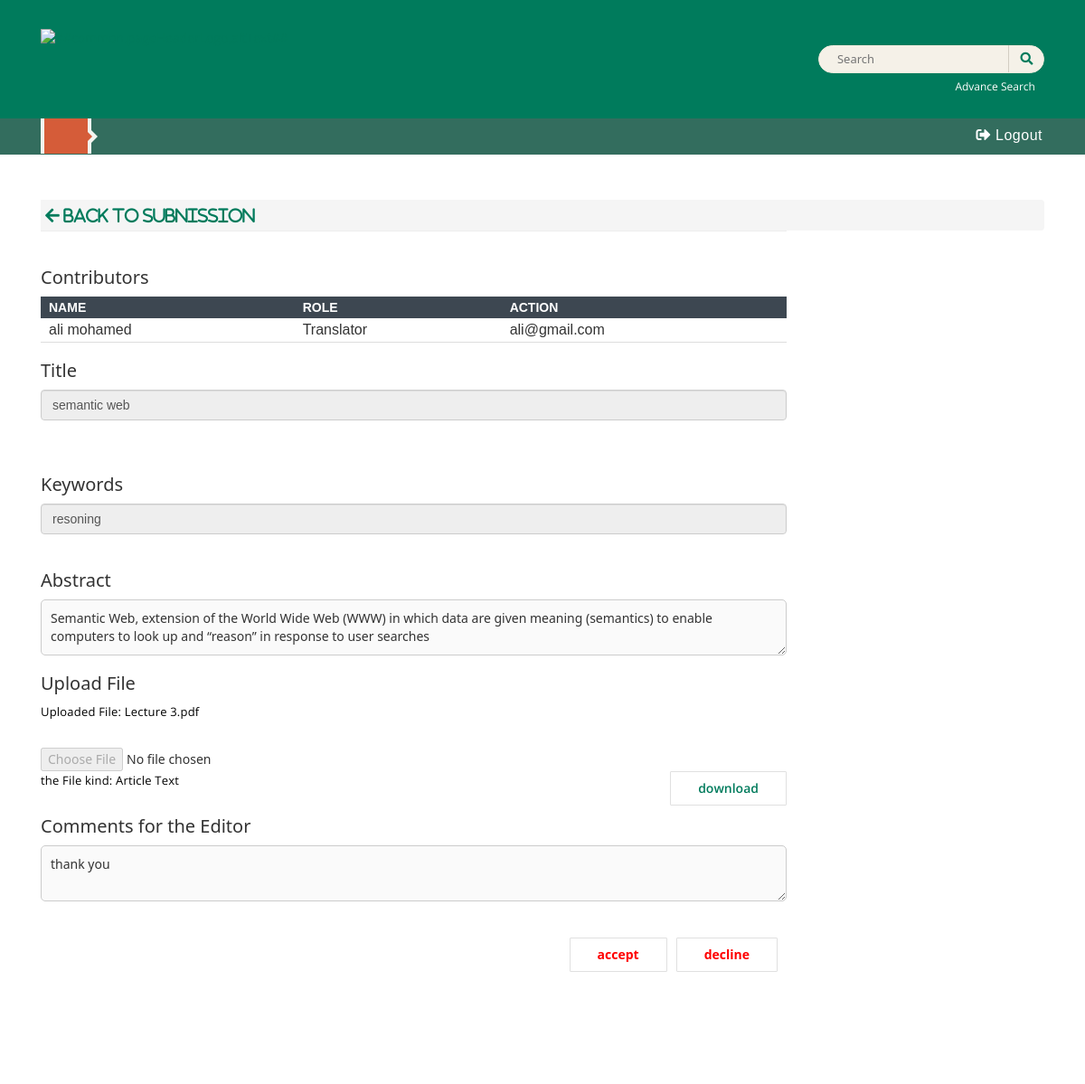
Screenshot of /Admin_view_submission.php?artical_id=55 with the database file from the repository.
### tables this page shows
CREATE TABLE `contributors` (
  `id` int(11) NOT NULL,
  `con_name` varchar(150) NOT NULL,
  `email` varchar(150) NOT NULL,
  `Country` varchar(150) NOT NULL,
  `con_Role` varchar(150) NOT NULL,
  `author_id` int(11) NOT NULL
);

CREATE TABLE `submissions` (
  `id` int(11) NOT NULL,
  `auther_id` int(11) NOT NULL,
  `auther_name` varchar(150) NOT NULL,
  `title` varchar(250) NOT NULL,
  `keywords` varchar(250) NOT NULL,
  `abstract` varchar(250) NOT NULL,
  `comment` varchar(1000) NOT NULL,
  `article` varchar(100) NOT NULL,
  `file_kind` varchar(250) NOT NULL,
  `status` enum('Incomplete','submission','Decline Submission','Copy Editing','reviewing','Accept Submission','Revisions Required','Resubmit for Review','Resubmit Elsewhere') DEFAULT 'Incomplete',
  `created_at` timestamp NOT NULL DEFAULT current_timestamp(),
  `last_modification` timestamp NOT NULL DEFAULT current_timestamp() ON UPDATE current_timestamp()
);

### Admin_view_submission.php (the view, shortened to what this page needs)
<?php
 include 'conn.php';
$article_id=$_GET['artical_id'];
    $query = "SELECT auther_id,title,keywords,abstract,comment,article,file_kind FROM submissions where id='$article_id'";
    $result = mysqli_query($conn, $query);
    $row = mysqli_fetch_assoc($result);
    $author_id=$row['auther_id'];
    $title = $row['title'];
    $keywords = $row['keywords'];
    $abstract = $row['abstract'];
    $comment = $row['comment'];
    $artical_name = $row['article'];
    $file_kind=$row['file_kind'];
?>
  <!DOCTYPE html>
  <html lang="en" xml:lang="en">
  <head>
  <link rel="stylesheet" href="css_1.css" type="text/css" />
  <link rel="stylesheet" href="css_2.css" type="text/css" />
  <link rel="stylesheet" href="css_3.css" type="text/css" />
  <link rel="stylesheet" href="css_4.css" type="text/css" />
  <link rel="stylesheet" href="css_5.css" type="text/css" />
  <link rel="stylesheet" href="css_6.css" type="text/css" />
  <link rel="stylesheet" href="css_7.css" type="text/css" />
  <link rel="stylesheet" href="https://use.fontawesome.com/releases/v5.2.0/css/all.css?v=3.4.0.1" type="text/css" />
  <link rel="stylesheet" href="css_9.css" type="text/css" />
  <link rel="stylesheet" href="css_10.css" type="text/css" />
  <link rel="stylesheet" href="https://cdnjs.cloudflare.com/ajax/libs/font-awesome/5.15.4/css/all.min.css">
</head>
  <body>
  <header><meta http-equiv="Content-Type" content="text/html; charset=utf-8">
      <div class="container topHeadSocial">
          <div class="row">
              <div class="col-md-10">
      <a href="Admin_submmisions.php" class="logo" >
                      <img class="journal-logo" src="https://ojs3modern17.openjournalsystems.com/public/site/pageHeaderTitleImage_en_US.png"
               alt="##common.pageHeaderLogo.altText##">
      </a>
              </div>
              <div class="col-md-2">
                  <div class="topSearch">
                      <div id="searchWrpNav">
                        <div class="searchCntNav">
                          <form class="" role="search" method="post" action="https://ojs3modern17.openjournalsystems.com/index.php/index/search/search">
    <div class="form-group">
      <input class="" name="query" value="" type="text" aria-label="Search Query" placeholder="Search">
    </div>
    <button type="submit" class=""><i class="fa fa-search"></i></button>
  </form>
                        </div>
                  </div>
                      <a href="https://ojs3modern17.openjournalsystems.com/index.php/index/search/search" class="advanceSearch">Advance Search</a>
                  </div>
              </div>
          </div>
      </div>
              <div class="navigation">
          <div class="container">
              <div class="row">
                  <div class="col-md-8">
                                          <div id="modal-on-small" class="menu1">
                          <div id="primary-nav-wraper" class="">
      <ul id="navigationPrimary" class="pkp_navigation_primary nav nav-tabs">
                                                  <li class=" nav-item">
                      <a class="nav-link"
                         href="Home.page.php">Home</a>
                  </li>
                          </ul>
                        </div>
                    </div>
                </div>
                <div class="col-md-4">
                    <div class="navRight">
    <ul id="navigationUser" class="pkp_navigation_user nav nav-tabs">
        <li class=" nav-item">
            <a href="Home.page.php" style="font-size: medium;margin-top: -0.4rem;" class="nav-link"><i class="fas fa-sign-out-alt"></i> Logout</a>
                                            </ul>
            </div>
        </div>
    </div>
</div>
</div>
</header>
<div class="main container">
<div class="row">
<div class="leftcolumn  col-md-9 ">
  <main class="page page_register">
    <div class="pa">
<nav class="cmp_breadcrumbs" role="navigation" aria-label="You are here:">
    <ol class="breadcrumb">
        <li>
        <a style="font-size: large; margin-left: 5px; " class="fas fa-arrow-left" href="Admin_submmisions.php" > Back To Subnission</a>
        </li>
    </ol>
</nav>
<fieldset class="identity">
    <h3>Contributors</h3>
    <table id="userTable" style="width:100%; padding-top:5px;">
        <thead>
        <tr>
            <th>Name</th>
            <th>Role</th>
            <th>Action</th>
        </tr>
        </thead>
        <tbody>
        <?php
            $query = "SELECT id, con_name, con_Role,email FROM contributors WHERE author_id='$author_id'";
            $result = mysqli_query($conn, $query);
            if ($result) {
                while ($row = mysqli_fetch_assoc($result)) {
        ?>
        <tr>
            <td style="font-size: medium;"><?php echo $contributer_name=$row['con_name']; ?></td>
            <td style="font-size: medium;"><?php echo $contributer_role=$row['con_Role']; ?></td>
            <td style="font-size: medium;"><?php echo $contributer_email=$row['email']; ?></td>
        </tr>
        <?php
                }
            }
        ?>
    </tbody>
    </table>
    <h3>Title</h3>
    <input disabled type="text" class="form-control" name="title" id="Name" value="<?php echo $title;?>" maxlength="32" placeholder="Enter your title">
    <br>
    <br>
<div class="button-sign-in">
  <h3>Keywords</h3>
<input disabled type="text" class="form-control" name="Keywords" id="Contact" value="<?php echo $keywords;?>" maxlength="32" placeholder="Enter your keywords">
<br>
  <h3>Abstract</h3>
<textarea disabled id="abstract" name="abstract" placeholder="Enter your abstract"><?php echo $abstract;?></textarea>
<br>
<h3>Upload File</h3>
<?php if (!empty($artical_name)): ?>
    <p>Uploaded File: <?php echo $artical_name; ?></p>
<?php endif; ?>
<input disabled type="file" id="file" name="file" accept=".pdf, .doc, .docx" <?php if (empty($artical_name)) echo 'required'; ?>>
   <div class="register-1c">
    <button class="span-Cancel"><a href="Download.php?filename=<?php echo $artical_name;?>">download</a></button>
  </div>
<?php if (!empty($file_kind)): ?>
    <p>the File kind: <?php echo $file_kind; ?></p>
<?php endif; ?>
<div id="myDiv_2" >
    <h3>Comments for the Editor</h3>
    <textarea disabled id="comments" name="comments"  placeholder="Enter your comment"><?php echo $comment;?></textarea>
    <br>
</div>
    <br>
    <br>
       <div class="containerl">
  <form action="Admin_view_submission.php" method="POST" class="span-login-btns" style="display:inline;">
    <input type="hidden" name="action" value="accept"> <input type="submit" class="span-login" id="accept" name="submit" value="accept">
  </form>
  <form action="Admin_view_submission.php" method="POST" class="span-login-btns" style="display:inline;">
    <input type="hidden" name="action" value="decline"> <input type="submit" class="span-login" id="decline" name="submit" value="decline">
  </form>
</div>
       <br>
       <br>
       <br>
       <br>
    </html>

### css_2.css (style rules this page uses)
img { max-width: 400px }
body { font-family: 'Cardo', serif; color: #000; font-size: 18px; font-weight: 400; -webkit-font-smoothing: antialiased; -webkit-text-size-adjust: none; -moz-osx-font-smoothing: grayscale; text-rendering: optimizeLegibility }
h1, h2, h3, h4, h5, h6 { font-family: 'Cardo', serif; font-weight: bold }
p, li, blockquote, cite, dd, legend { font-family: 'Cardo', serif; line-height: 1.5 }
dt, address, table, label { font-family: 'Montserrat', sans-serif; font-size: smaller }
ol { list-style: none; counter-reset: item }
ol li:before { font-family: 'Montserrat', sans-serif; font-size: smaller; counter-increment: item; content: counter(item) '. ' }
li { margin-bottom: 0.25em }
a { color: #000; background-color: transparent; text-decoration: none; border-bottom: .05em solid #ffd120; -webkit-box-shadow: inset 0 -4px 0 #ffd120; box-shadow: inset 0 -4px 0 #ffd120; overflow-wrap: break-word; word-break: break-word; word-wrap: break-word }
header a, footer a { box-shadow: none }
p, li, a, blockquote { font-family: 'Cardo', serif }
p { font-size: 18px; line-height: 1.56; letter-spacing: 0.2px }
.nav-link { color: #fff; font-family: 'Montserrat', sans-serif; font-size: 14px }
.form-control { border-top: 0; border-left: 0; border-right: 0; border-radius: 0; padding-left: 0; padding-right: 0 }
table, .table { border-bottom: 1px solid #ddd }
table th, .table th, table td, .table td { padding-left: 0 }
fieldset { margin: 50px 0 }
.form-control { font-family: 'Montserrat', sans-serif; font-size: smaller; border-radius: 0; transition: all .2s ease-in }
@media (min-width:992px) { header .nav-link { margin-left: -15px } }
.nav-tabs .nav-link { border: 0 }
#navigationUser { justify-content: flex-end; border-bottom: 0 }
#navigationUser a, #user-nav-wraper a { font-size: 12px; border: 0 }
.journal-logo { max-height: 100px }
@media (min-width:992px) { #modal-on-small { display: block } }
@media (min-width:992px) { #navigationPrimary { border: 0; justify-content: space-between; padding-bottom: 15px } }
@media (min-width:992px) { #navigationPrimary .nav-link { text-transform: uppercase } }
.cmp_breadcrumbs { margin-top: 26px; margin-bottom: 20px }
.identity, .login-data { margin-top: 40px }

### css_7.css (style rules this page uses)
header { background: #007b5c !important }
body { background: #fff !important }
.navigation { background: #336d5e !important }
header .navigation ul#navigationPrimary li:first-child { background: #d55c39 !important }
header .navigation ul#navigationPrimary li:first-child::after { border-left-color: #d55c39 !important }
header .navigation #navigationPrimary .nav-link, #user-dashboard-link, #navigationUser a.nav-link, #user-nav-wraper a, #languageNav .dropdown-toggle { color: #fff }
a, a:visited, a:link, #sidebar .content li a { color: #007b5c }
nav.cmp_breadcrumbs ol.breadcrumb li a { color: #007b5c !important }
.nav.nav-pills a, .read_more, button { color: #007b5c !important }

### css_9.css (style rules this page uses)
.fa { display: inline-block; font: normal normal normal 14px/1 FontAwesome; font-size: inherit; text-rendering: auto; -webkit-font-smoothing: antialiased; -moz-osx-font-smoothing: grayscale; }
.fa-search:before { content: "\f002"; }
.fa-arrow-left:before { content: "\f060"; }

### Admin_view_submission.php (style rules this page uses)
.journal-logo { max-width: 300px; margin-top: -6px; }
.span-Cancel { float: right; margin-right: 0; padding: 8px 30px; color: #007b5c !important; font-size: 14px !important; font-weight: 600 !important; border: 1px solid #e0e0e0; border-radius: 1px; background: #fff; }
.span-login-btns { display: flex; justify-content: end; align-items: center; }
.span-login { margin-right: 10px; padding: 8px 30px; color: #007b5c !important; font-size: 14px !important; font-weight: 600 !important; border: 1px solid #e0e0e0; border-radius: 1px; background: #fff; }
.span-login:nth-child(3) { color: #ff0000 !important; }
.containerl { display: flex; justify-content: flex-end; }
textarea { width: 100%; padding: 10px; border: 1px solid #ccc; border-radius: 5px; box-sizing: border-box; }

### rows the page displays
contributors: con_name "ali mohamed", con_Role "Translator", email "ali@gmail.com"
submissions: title "semantic web", Keywords "resoning", abstract "Semantic Web, extension of the World Wide Web (WWW) in which data are given meaning (semantics) to enable computers to look up and “reason” in response to user searches", article "Lecture 3.pdf", file_kind "Article Text", comments "thank you"
